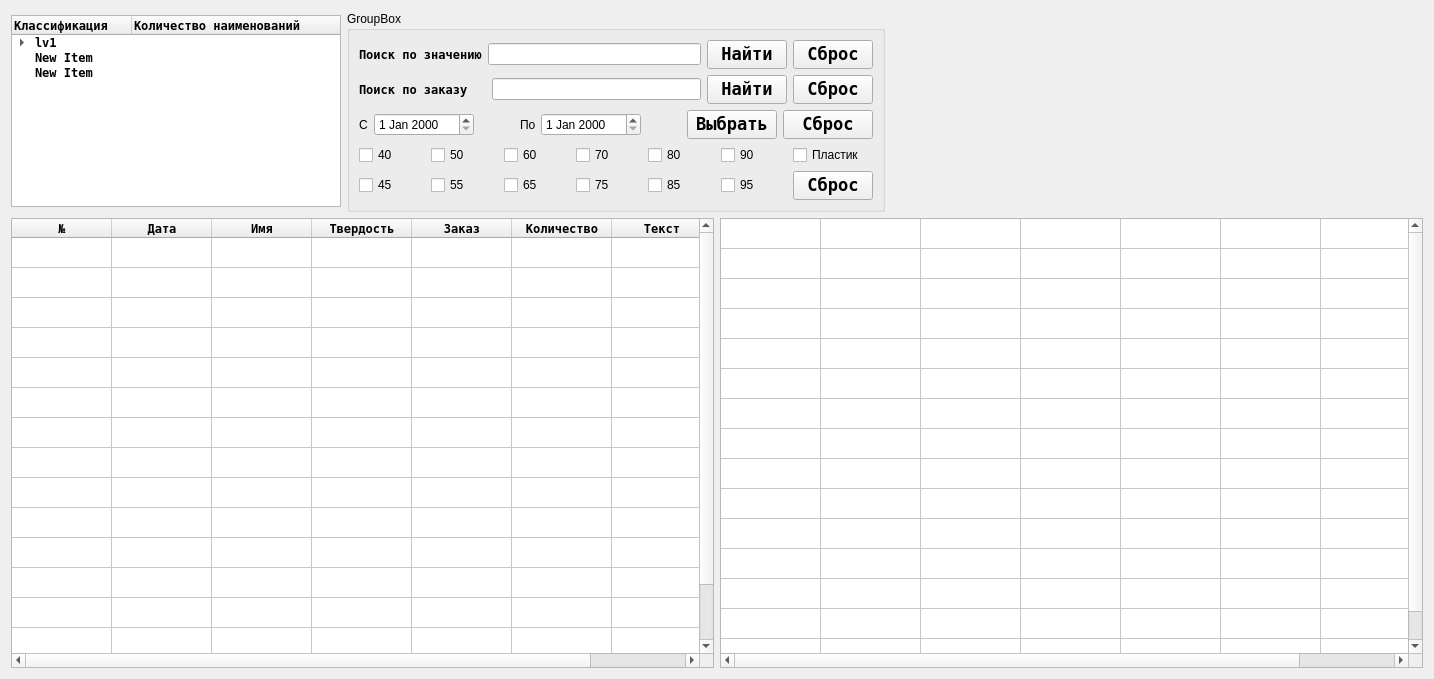
      <widget class="QWidget" name="tab_moove">
       <attribute name="title">
        <string>Отгрузка</string>
       </attribute>
       <layout class="QVBoxLayout" name="verticalLayout_4">
        <item>
         <layout class="QHBoxLayout" name="lay_menu_moove">
          <item>
           <widget class="QTreeWidget" name="tree_moove">
            <property name="sizePolicy">
             <sizepolicy hsizetype="Maximum" vsizetype="Maximum">
              <horstretch>0</horstretch>
              <verstretch>0</verstretch>
             </sizepolicy>
            </property>
            <property name="minimumSize">
             <size>
              <width>330</width>
              <height>180</height>
             </size>
            </property>
            <property name="font">
             <font>
              <family>Andale Mono</family>
              <weight>75</weight>
              <bold>true</bold>
             </font>
            </property>
            <attribute name="headerDefaultSectionSize">
             <number>120</number>
            </attribute>
            <column>
             <property name="text">
              <string notr="true">Классификация</string>
             </property>
            </column>
            <column>
             <property name="text">
              <string>Количество наименований</string>
             </property>
            </column>
            <item>
             <property name="text">
              <string>lv1</string>
             </property>
             <item>
              <property name="text">
               <string>lv2</string>
              </property>
             </item>
            </item>
            <item>
             <property name="text">
              <string>New Item</string>
             </property>
            </item>
            <item>
             <property name="text">
              <string>New Item</string>
             </property>
            </item>
           </widget>
          </item>
          <item>
           <widget class="QGroupBox" name="box_serch_moove">
            <property name="sizePolicy">
             <sizepolicy hsizetype="Preferred" vsizetype="Maximum">
              <horstretch>0</horstretch>
              <verstretch>0</verstretch>
             </sizepolicy>
            </property>
            <property name="title">
             <string>GroupBox</string>
            </property>
            <layout class="QVBoxLayout" name="verticalLayout_3">
             <item>
              <layout class="QHBoxLayout" name="lay_value_serch_moove">
               <item>
                <widget class="QLabel" name="label_value_serch_moove">
                 <property name="font">
                  <font>
                   <family>Andale Mono</family>
                   <weight>75</weight>
                   <bold>true</bold>
                  </font>
                 </property>
                 <property name="text">
                  <string>Поиск по значению</string>
                 </property>
                </widget>
               </item>
               <item>
                <widget class="QLineEdit" name="lineedit_value_serch_moove"/>
               </item>
               <item>
                <widget class="QPushButton" name="pushbutton_ok_value_serch_moove">
                 <property name="font">
                  <font>
                   <family>Andale Mono</family>
                   <pointsize>13</pointsize>
                   <weight>75</weight>
                   <bold>true</bold>
                  </font>
                 </property>
                 <property name="styleSheet">
                  <string notr="true"/>
                 </property>
                 <property name="text">
                  <string>Найти</string>
                 </property>
                </widget>
               </item>
               <item>
                <widget class="QPushButton" name="pushButton_cancel_value_serch_moove">
                 <property name="font">
                  <font>
                   <family>Andale Mono</family>
                   <pointsize>13</pointsize>
                   <weight>75</weight>
                   <bold>true</bold>
                  </font>
                 </property>
                 <property name="text">
                  <string>Сброс</string>
                 </property>
                </widget>
               </item>
              </layout>
             </item>
             <item>
              <layout class="QHBoxLayout" name="lay_nomber_serch_moove">
               <item>
                <widget class="QLabel" name="label_nomber_serch_moove">
                 <property name="font">
                  <font>
                   <family>Andale Mono</family>
                   <weight>75</weight>
                   <bold>true</bold>
                  </font>
                 </property>
                 <property name="text">
                  <string>Поиск по заказу</string>
                 </property>
                </widget>
               </item>
               <item>
                <spacer name="hspacer_nomber_serch_moove">
                 <property name="orientation">
                  <enum>Qt::Horizontal</enum>
                 </property>
                 <property name="sizeType">
                  <enum>QSizePolicy::Fixed</enum>
                 </property>
                 <property name="sizeHint" stdset="0">
                  <size>
                   <width>18</width>
                   <height>20</height>
                  </size>
                 </property>
                </spacer>
               </item>
               <item>
                <widget class="QLineEdit" name="lineedit_nomber_serch_moove"/>
               </item>
               <item>
                <widget class="QPushButton" name="pushbutton_ok_nomber_serch_moove">
                 <property name="font">
                  <font>
                   <family>Andale Mono</family>
                   <pointsize>13</pointsize>
                   <weight>75</weight>
                   <bold>true</bold>
                  </font>
                 </property>
                 <property name="text">
                  <string>Найти</string>
                 </property>
                </widget>
               </item>
               <item>
                <widget class="QPushButton" name="pushbutton_cancel_nomber_serch_moove">
                 <property name="font">
                  <font>
                   <family>Andale Mono</family>
                   <pointsize>13</pointsize>
                   <weight>75</weight>
                   <bold>true</bold>
                  </font>
                 </property>
                 <property name="text">
                  <string>Сброс</string>
                 </property>
                </widget>
               </item>
              </layout>
             </item>
             <item>
              <layout class="QHBoxLayout" name="lay_date_serch_moove">
               <item>
                <widget class="QLabel" name="label1_data_serch_moove">
                 <property name="maximumSize">
                  <size>
                   <width>9</width>
                   <height>16777215</height>
                  </size>
                 </property>
                 <property name="text">
                  <string>С:</string>
                 </property>
                </widget>
               </item>
               <item>
                <widget class="QDateEdit" name="dateedit_start_serch_moove">
                 <property name="minimumSize">
                  <size>
                   <width>100</width>
                   <height>0</height>
                  </size>
                 </property>
                </widget>
               </item>
               <item>
                <spacer name="hspacer2__data_serch_moove">
                 <property name="orientation">
                  <enum>Qt::Horizontal</enum>
                 </property>
                 <property name="sizeType">
                  <enum>QSizePolicy::Fixed</enum>
                 </property>
                 <property name="sizeHint" stdset="0">
                  <size>
                   <width>40</width>
                   <height>20</height>
                  </size>
                 </property>
                </spacer>
               </item>
               <item>
                <widget class="QLabel" name="label2_data_serch_moove">
                 <property name="maximumSize">
                  <size>
                   <width>15</width>
                   <height>16777215</height>
                  </size>
                 </property>
                 <property name="text">
                  <string>По:</string>
                 </property>
                </widget>
               </item>
               <item>
                <widget class="QDateEdit" name="dateedit_finish_serch_moove">
                 <property name="sizePolicy">
                  <sizepolicy hsizetype="Minimum" vsizetype="Fixed">
                   <horstretch>0</horstretch>
                   <verstretch>0</verstretch>
                  </sizepolicy>
                 </property>
                 <property name="minimumSize">
                  <size>
                   <width>100</width>
                   <height>0</height>
                  </size>
                 </property>
                </widget>
               </item>
               <item>
                <spacer name="hspacer1_data_serch_moove">
                 <property name="orientation">
                  <enum>Qt::Horizontal</enum>
                 </property>
                 <property name="sizeType">
                  <enum>QSizePolicy::Fixed</enum>
                 </property>
                 <property name="sizeHint" stdset="0">
                  <size>
                   <width>40</width>
                   <height>20</height>
                  </size>
                 </property>
                </spacer>
               </item>
               <item>
                <widget class="QPushButton" name="pushbutton_ok_data_serch_moove">
                 <property name="font">
                  <font>
                   <family>Andale Mono</family>
                   <pointsize>13</pointsize>
                   <weight>75</weight>
                   <bold>true</bold>
                  </font>
                 </property>
                 <property name="text">
                  <string>Выбрать</string>
                 </property>
                </widget>
               </item>
               <item>
                <widget class="QPushButton" name="pushbutton_cancel_data_serch_moove">
                 <property name="font">
                  <font>
                   <family>Andale Mono</family>
                   <pointsize>13</pointsize>
                   <weight>75</weight>
                   <bold>true</bold>
                  </font>
                 </property>
                 <property name="text">
                  <string>Сброс</string>
                 </property>
                </widget>
               </item>
              </layout>
             </item>
             <item>
              <layout class="QGridLayout" name="lay_hard_serch_moove">
               <item row="1" column="5">
                <widget class="QCheckBox" name="checkbox_95_hard_serch_moove">
                 <property name="text">
                  <string>95</string>
                 </property>
                </widget>
               </item>
               <item row="0" column="5">
                <widget class="QCheckBox" name="checkbox_90_hard_serch_moove">
                 <property name="text">
                  <string>90</string>
                 </property>
                </widget>
               </item>
               <item row="1" column="6">
                <widget class="QPushButton" name="pushbutton_cancel_hard_serch_moove">
                 <property name="font">
                  <font>
                   <family>Andale Mono</family>
                   <pointsize>13</pointsize>
                   <weight>75</weight>
                   <bold>true</bold>
                  </font>
                 </property>
                 <property name="text">
                  <string>Сброс</string>
                 </property>
                </widget>
               </item>
               <item row="1" column="4">
                <widget class="QCheckBox" name="checkbox_85_hard_serch_moove">
                 <property name="text">
                  <string>85</string>
                 </property>
                </widget>
               </item>
               <item row="1" column="0">
                <widget class="QCheckBox" name="checkbox_45_hard_serch_moove">
                 <property name="text">
                  <string>45</string>
                 </property>
                </widget>
               </item>
               <item row="1" column="2">
                <widget class="QCheckBox" name="checkbox_65_hard_serch_moove">
                 <property name="text">
                  <string>65</string>
                 </property>
                </widget>
               </item>
               <item row="1" column="3">
                <widget class="QCheckBox" name="checkbox_75_hard_serch_moove">
                 <property name="text">
                  <string>75</string>
                 </property>
                </widget>
               </item>
               <item row="1" column="1">
                <widget class="QCheckBox" name="checkbox_55_hard_serch_moove">
                 <property name="text">
                  <string>55</string>
                 </property>
                </widget>
               </item>
               <item row="0" column="6">
                <widget class="QCheckBox" name="checkbox_plast_hard_serch_moove">
                 <property name="text">
                  <string>Пластик</string>
                 </property>
                </widget>
               </item>
               <item row="0" column="4">
                <widget class="QCheckBox" name="checkbox_80_hard_serch_moove">
                 <property name="text">
                  <string>80</string>
                 </property>
                </widget>
               </item>
               <item row="0" column="3">
                <widget class="QCheckBox" name="checkbox_70_hard_serch_moove">
                 <property name="text">
                  <string>70</string>
                 </property>
                </widget>
               </item>
               <item row="0" column="0">
                <widget class="QCheckBox" name="checkbox_40_hard_serch_moove">
                 <property name="text">
                  <string>40</string>
                 </property>
                </widget>
               </item>
               <item row="0" column="1">
                <widget class="QCheckBox" name="checkbox_50_hard_serch_moove">
                 <property name="text">
                  <string>50</string>
                 </property>
                </widget>
               </item>
               <item row="0" column="2">
                <widget class="QCheckBox" name="checkbox_60_hard_serch_moove">
                 <property name="text">
                  <string>60</string>
                 </property>
                </widget>
               </item>
              </layout>
             </item>
            </layout>
           </widget>
          </item>
          <item>
           <spacer name="hspacer_moove">
            <property name="orientation">
             <enum>Qt::Horizontal</enum>
            </property>
            <property name="sizeHint" stdset="0">
             <size>
              <width>40</width>
              <height>20</height>
             </size>
            </property>
           </spacer>
          </item>
         </layout>
        </item>
        <item>
         <layout class="QHBoxLayout" name="lay_table_moove">
          <item>
           <widget class="QTableWidget" name="table_in_moove">
            <property name="sizePolicy">
             <sizepolicy hsizetype="Fixed" vsizetype="Expanding">
              <horstretch>99</horstretch>
              <verstretch>99</verstretch>
             </sizepolicy>
            </property>
            <property name="minimumSize">
             <size>
              <width>703</width>
              <height>450</height>
             </size>
            </property>
            <property name="maximumSize">
             <size>
              <width>16777215</width>
              <height>800</height>
             </size>
            </property>
            <property name="font">
             <font>
              <family>Andale Mono</family>
              <weight>75</weight>
              <bold>true</bold>
             </font>
            </property>
            <property name="rowCount">
             <number>15</number>
            </property>
            <attribute name="horizontalHeaderDefaultSectionSize">
             <number>100</number>
            </attribute>
            <attribute name="horizontalHeaderMinimumSectionSize">
             <number>47</number>
            </attribute>
            <attribute name="verticalHeaderVisible">
             <bool>false</bool>
            </attribute>
            <row/>
            <row/>
            <row/>
            <row/>
            <row/>
            <row/>
            <row/>
            <row/>
            <row/>
            <row/>
            <row/>
            <row/>
            <row/>
            <row/>
            <row/>
            <column>
             <property name="text">
              <string>№</string>
             </property>
            </column>
            <column>
             <property name="text">
              <string>Дата</string>
             </property>
            </column>
            <column>
             <property name="text">
              <string>Имя</string>
             </property>
            </column>
            <column>
             <property name="text">
              <string>Твердость</string>
             </property>
            </column>
            <column>
             <property name="text">
              <string>Заказ</string>
             </property>
            </column>
            <column>
             <property name="text">
              <string>Количество</string>
             </property>
            </column>
            <column>
             <property name="text">
              <string>Текст</string>
             </property>
            </column>
           </widget>
          </item>
          <item>
           <widget class="QTableWidget" name="table_out_moove">
            <property name="sizePolicy">
             <sizepolicy hsizetype="Fixed" vsizetype="Expanding">
              <horstretch>0</horstretch>
              <verstretch>0</verstretch>
             </sizepolicy>
            </property>
            <property name="minimumSize">
             <size>
              <width>703</width>
              <height>0</height>
             </size>
            </property>
            <property name="font">
             <font>
              <family>Andale Mono</family>
              <weight>75</weight>
              <bold>true</bold>
             </font>
            </property>
            <property name="rowCount">
             <number>15</number>
            </property>
            <attribute name="horizontalHeaderVisible">
             <bool>false</bool>
            </attribute>
            <attribute name="horizontalHeaderDefaultSectionSize">
             <number>100</number>
            </attribute>
            <attribute name="verticalHeaderVisible">
             <bool>false</bool>
            </attribute>
            <attribute name="verticalHeaderHighlightSections">
             <bool>true</bool>
            </attribute>
            <row/>
            <row/>
            <row/>
            <row/>
            <row/>
            <row/>
            <row/>
            <row/>
            <row/>
            <row/>
            <row/>
            <row/>
            <row/>
            <row/>
            <row/>
            <column>
             <property name="text">
              <string>№</string>
             </property>
            </column>
            <column>
             <property name="text">
              <string>Дата</string>
             </property>
            </column>
            <column>
             <property name="text">
              <string>Название</string>
             </property>
            </column>
            <column>
             <property name="text">
              <string>Твердость</string>
             </property>
            </column>
            <column>
             <property name="text">
              <string>Заказ</string>
             </property>
            </column>
            <column>
             <property name="text">
              <string>Количество</string>
             </property>
            </column>
            <column>
             <property name="text">
              <string>Текст</string>
             </property>
            </column>
           </widget>
          </item>
         </layout>
        </item>
       </layout>
      </widget>
